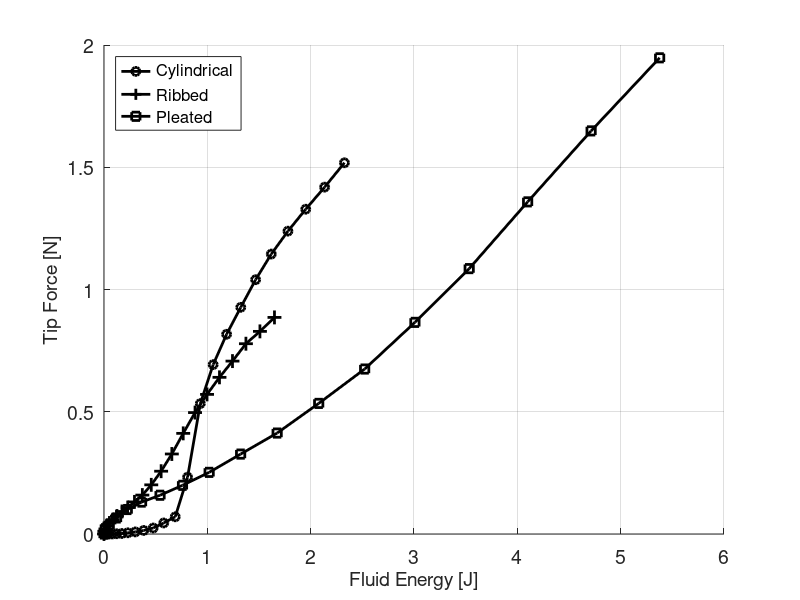

This chart was generated by the following MATLAB code:
function plotFP()
% cyl = cylindrical
% rib = ribbed
% ple = pleated

KILOPASCAL_PER_VOLT = (15.0/4.0)*6.89475729; % [kPa/V] for the pressure transducer
CENTIMETERS_PER_BIT = 10.16/4096; % [cm/'number'] for the jrk positional feedback
PISTON_DIAMETER = 6.35; % [cm] 
PISTON_AREA = pi*(PISTON_DIAMETER/2)^2; % [cm^2] 
FORCE_PER_VOLT = 0.6642; %[N/V]

cyl_voltage_pressure = [0.545, 0.600, 0.670, 0.730, 0.80, 0.90, 1.00, 1.07, 1.19, 1.30, 1.40, 1.50, 1.60, 1.68, 1.76, 1.76, 1.78, 1.87, 1.92, 2.00, 2.08, 2.18, 2.30, 2.39, 2.48];
cyl_pressure = (cyl_voltage_pressure - cyl_voltage_pressure(1))*KILOPASCAL_PER_VOLT; % [kPa]
cyl_volume = (0:50:1200)*CENTIMETERS_PER_BIT*PISTON_AREA; % [cm^3] or [mL]
cyl_voltage_force = [0.0299, 0.0299, 0.0299, 0.0299, 0.0299, 0.0296, 0.0283, 0.0268, 0.0224, 0.017, 0.008, -0.007, -0.038, -0.076, -0.320, -0.773, -1.013, -1.200, -1.366, -1.536, -1.694, -1.835, -1.970, -2.106, -2.256 ];
cyl_force = abs(cyl_voltage_force-cyl_voltage_force(1))*FORCE_PER_VOLT;
cyl_energy = calculateEnergy(cyl_volume, cyl_pressure);

% the curvature plot
p1 = figure(4);
a1 = axes('Parent',p1,'FontSize',14);
grid(a1,'on');
hold(a1,'all');
ylabel('Tip Force [N]', 'FontSize',14) % label left y-axis
xlabel('Fluid Energy [J]', 'FontSize',14) % label x-axis
h1 = plot(cyl_energy, cyl_force);
set(h1, 'Color', 'k');
set(h1, 'LineStyle', '-');
set(h1, 'LineWidth', 2.0);
set(h1, 'Marker', 'o');


%%%%%%%%%%%%%%%%%%%%%%%%%%%%%%%%%%%%%%%%%%%%%%%%%%%%%%%%%%%%%%%%%%%%%%%%%%%

rib_voltage_pressure = [0.545, 0.615, 0.680, 0.725, 0.807, 0.90, 1.01, 1.04, 1.14, 1.24, 1.35, 1.44, 1.53, 1.60, 1.66, 1.68, 1.70, 1.76, 1.81, 1.84, 1.92, 1.94];
rib_pressure = (rib_voltage_pressure - rib_voltage_pressure(1))*KILOPASCAL_PER_VOLT; % [kPa]
rib_volume = (0:50:1050)*CENTIMETERS_PER_BIT*PISTON_AREA; % [cm^3] or [mL]
rib_voltage_force = [-0.1073, -0.1242, -0.1385, -0.157, -0.175, -0.1955, -0.218, -0.246, -0.2703, -0.305, -0.347, -0.410, -0.494, -0.600, -0.727, -0.855, -0.967, -1.072, -1.172, -1.279, -1.355, -1.441 ];
rib_force = abs(rib_voltage_force-rib_voltage_force(1))*FORCE_PER_VOLT;
rib_energy = calculateEnergy(rib_volume, rib_pressure);

figure(4);
h1 = plot(rib_energy, rib_force);
set(h1, 'Color', 'k');
set(h1, 'LineStyle', '-');
set(h1, 'LineWidth', 2.0);
set(h1, 'Marker', '+');
set(h1, 'MarkerSize', 10);

%%%%%%%%%%%%%%%%%%%%%%%%%%%%%%%%%%%%%%%%%%%%%%%%%%%%%%%%%%%%%%%%%%%%%%%%%%%

ple_voltage_pressure = [0.540, 0.660, 0.800, 0.980, 1.12, 1.32, 1.52, 1.70, 1.92, 2.16, 2.40, 2.64, 2.82, 3.05, 3.20, 3.45, 3.68, 3.93];
ple_pressure = (ple_voltage_pressure - ple_voltage_pressure(1))*KILOPASCAL_PER_VOLT; % [kPa]
ple_volume = (0:100:1700)*CENTIMETERS_PER_BIT*PISTON_AREA; % [cm^3] or [mL]
ple_voltage_force =[ 0.04521, 0.01235, -0.01099, -0.05355, -0.1055, -0.1513, -0.1935, -0.2545, -0.3344, -0.4469, -0.5764, -0.7590, -0.9706, -1.258, -1.589, -2.00, -2.437, -2.887 ];
ple_force = abs(ple_voltage_force-ple_voltage_force(1))*FORCE_PER_VOLT;
ple_energy = calculateEnergy(ple_volume, ple_pressure);

figure(4);
h1 = plot(ple_energy, ple_force);
set(h1, 'Color', 'k');
set(h1, 'LineStyle', '-');
set(h1, 'LineWidth', 2.0);
set(h1, 'Marker', 's');
legend({'Cylindrical', 'Ribbed', 'Pleated'}, 'Location','northwest', 'FontSize',12)

end


function energy = calculateEnergy(volume, pressure)
volume = volume*1.0e-6; % [m^3]
pressure = pressure*1000;
max_index = length(volume);
energy = zeros(1,max_index);

for i=1:length(volume)
    if(i==1)
        energy = 0;
    else
        delta_volume = volume(i)-volume(i-1);
        delta_pressure = pressure(i)-pressure(i-1);
        energy(i) = energy(i-1) + delta_volume*pressure(i-1) + 0.5*delta_pressure*delta_volume;
    end
end
end

